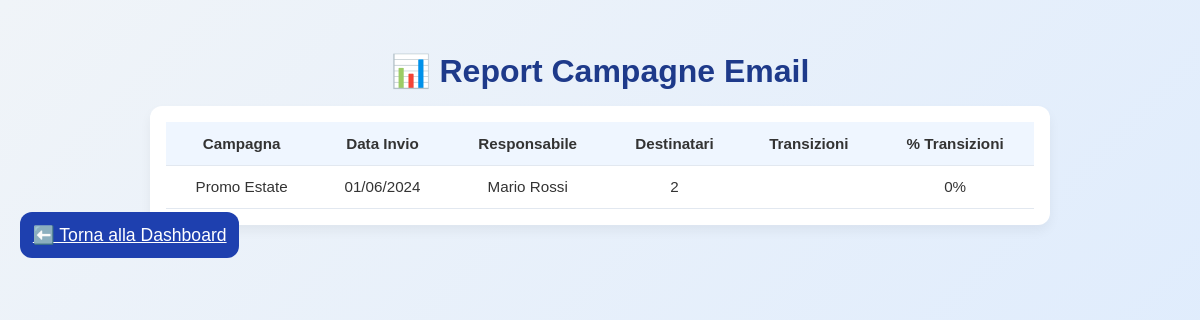
The app's page /report.php with its own data.
### tables this page shows
CREATE TABLE Campagna (
    ID_Campagna INT AUTO_INCREMENT PRIMARY KEY,
    nome_campagna VARCHAR(100) NOT NULL,
    descrizione TEXT,
    data_invio DATE NOT NULL,
    responsabile INT NOT NULL,
    numero_destinatari INT NOT NULL DEFAULT 0,
    FOREIGN KEY (responsabile) REFERENCES Responsabili(id)
);

CREATE TABLE Responsabili (
    id INT AUTO_INCREMENT PRIMARY KEY,
    nome VARCHAR(100) NOT NULL,
    cognome VARCHAR(100) NOT NULL,
    email VARCHAR(255) NOT NULL UNIQUE
);

### report.php (the view, shortened to what this page needs)
<?php include 'includes/db.php'; ?>
<!DOCTYPE html>
<html lang="it">
<head>
  <link rel="stylesheet" href="style.css">
</head>
<body>
  <h1 class="title">📊 Report Campagne Email</h1>
  <div class="table-box">
  <table>
    <thead>
      <tr>
        <th>Campagna</th>
        <th>Data Invio</th>
        <th>Responsabile</th>
        <th>Destinatari</th>
        <th>Transizioni</th>
        <th>% Transizioni</th>
      </tr>
    </thead>
    <tbody>
      <?php
      $sql = "SELECT c.ID_Campagna, c.nome_campagna, c.data_invio, r.nome AS resp_nome, r.cognome AS resp_cognome, c.numero_destinatari
              FROM Campagna c
              JOIN Responsabili r ON c.responsabile = r.id
              ORDER BY c.data_invio DESC";
      $result = $conn->query($sql);
      if ($result && $result->num_rows > 0) {
        while ($row = $result->fetch_assoc()) {
          $transizioni = [];
          $tot_trans = 0;
          $percent = $row['numero_destinatari'] > 0 ? round(($tot_trans / $row['numero_destinatari']) * 100, 1) : 0;
          echo "<tr>";
          echo "<td>" . htmlspecialchars($row['nome_campagna']) . "</td>";
          echo "<td>" . date('d/m/Y', strtotime($row['data_invio'])) . "</td>";
          echo "<td>" . htmlspecialchars($row['resp_nome']) . " " . htmlspecialchars($row['resp_cognome']) . "</td>";
          echo "<td>" . $row['numero_destinatari'] . "</td>";
          echo "<td>" . implode("<br>", $transizioni) . "</td>";
          echo "<td>" . $percent . "%</td>";
          echo "</tr>";
        }
      } else {
        echo "<tr><td colspan='6'>Nessuna campagna trovata.</td></tr>";
      }
      ?>
    </tbody>
  </table>
  </div>
  <a href="index.html" class="btn">⬅️ Torna alla Dashboard</a>
</body>
</html>

### style.css (style rules this page uses)
* { box-sizing: border-box; margin: 0; padding: 0; }
body { font-family: 'Segoe UI', Tahoma, Geneva, Verdana, sans-serif; background: linear-gradient(135deg, #f0f4f8, #dbeafe); color: #1e3a8a; min-height: 100vh; }
.btn { padding: 0.8rem; background-color: #1e40af; color: white; border: none; border-radius: 12px; font-size: 1.1rem; cursor: pointer; transition: background-color 0.3s, transform 0.2s; }
.title { text-align: center; margin: 2rem 0 1rem; color: #1e3a8a; }
.table-box { max-width: 900px; margin: 0 auto; padding: 1rem; background: white; border-radius: 12px; box-shadow: 0 6px 12px rgba(0,0,0,0.05); overflow-x: auto; }
table { width: 100%; border-collapse: collapse; text-align: center; font-size: 0.95rem; }
th, td { padding: 0.8rem; border-bottom: 1px solid #e2e8f0; }
thead { background-color: #eff6ff; }
* { margin: 0; padding: 0; box-sizing: border-box; }
body { font-family: 'Arial', sans-serif; background-color: #f4f7fa; color: #333; padding: 20px; }
h1 { text-align: center; color: #333; margin-bottom: 30px; font-size: 2em; }

### records on screen
campagna: nome_campagna "Promo Estate", data_invio "01/06/2024", responsabile.nome "Mario", responsabile.cognome "Rossi", numero_destinatari "2", numero_destinatari "0"
